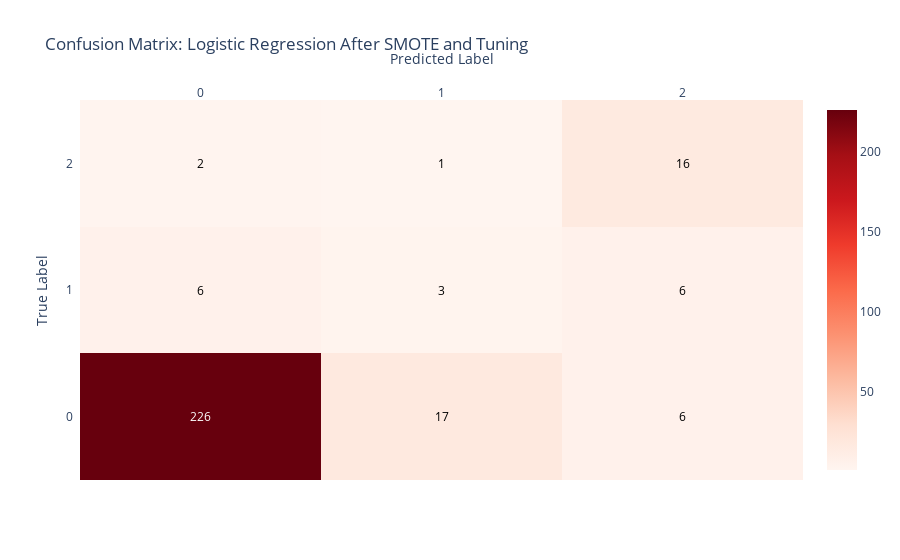

Notebook code cell kept with this figure:
### Code cell
import plotly.figure_factory as ff
from sklearn.metrics import confusion_matrix

# Ensure predictions are available
y_pred_tuned = best_model.predict(X_test_behavioral)

# Recreate the confusion matrix
conf_matrix_tuned = confusion_matrix(y_test_behavioral, y_pred_tuned)

# Define class labels explicitly as a list
class_labels = list(map(str, y_behavioral.unique()))  # Convert class labels to strings

# Create a confusion matrix heatmap using Plotly
conf_matrix_fig = ff.create_annotated_heatmap(
    z=conf_matrix_tuned,
    x=class_labels,  # Predicted labels
    y=class_labels,  # True labels
    annotation_text=conf_matrix_tuned.astype(str),
    colorscale='Reds',
    showscale=True
)

# Add titles and axis labels
conf_matrix_fig.update_layout(
    title="Confusion Matrix: Logistic Regression After SMOTE and Tuning",
    xaxis_title="Predicted Label",
    yaxis_title="True Label"
)

# Show the plot
conf_matrix_fig.show()

### Figure 1 — Plotly figure (JSON) as saved in the notebook; plotly's stock layout.template omitted (floating-point values rounded to 4 significant figures)
{"data": [{"colorscale": [[0, "rgb(255,245,240)"], [0.125, "rgb(254,224,210)"], [0.25, "rgb(252,187,161)"], [0.375, "rgb(252,146,114)"], [0.5, "rgb(251,106,74)"], [0.625, "rgb(239,59,44)"], [0.75, "rgb(203,24,29)"], [0.875, "rgb(165,15,21)"], [1, "rgb(103,0,13)"]], "reversescale": false, "showscale": true, "type": "heatmap", "x": ["0", "1", "2"], "y": ["0", "1", "2"], "z": [[226, 17, 6], [6, 3, 6], [2, 1, 16]]}], "layout": {"annotations": [{"font": {"color": "#FFFFFF"}, "showarrow": false, "text": "226", "x": "0", "xref": "x", "y": "0", "yref": "y"}, {"font": {"color": "#000000"}, "showarrow": false, "text": "17", "x": "1", "xref": "x", "y": "0", "yref": "y"}, {"font": {"color": "#000000"}, "showarrow": false, "text": "6", "x": "2", "xref": "x", "y": "0", "yref": "y"}, {"font": {"color": "#000000"}, "showarrow": false, "text": "6", "x": "0", "xref": "x", "y": "1", "yref": "y"}, {"font": {"color": "#000000"}, "showarrow": false, "text": "3", "x": "1", "xref": "x", "y": "1", "yref": "y"}, {"font": {"color": "#000000"}, "showarrow": false, "text": "6", "x": "2", "xref": "x", "y": "1", "yref": "y"}, {"font": {"color": "#000000"}, "showarrow": false, "text": "2", "x": "0", "xref": "x", "y": "2", "yref": "y"}, {"font": {"color": "#000000"}, "showarrow": false, "text": "1", "x": "1", "xref": "x", "y": "2", "yref": "y"}, {"font": {"color": "#000000"}, "showarrow": false, "text": "16", "x": "2", "xref": "x", "y": "2", "yref": "y"}], "title": {"text": "Confusion Matrix: Logistic Regression After SMOTE and Tuning"}, "xaxis": {"dtick": 1, "gridcolor": "rgb(0, 0, 0)", "side": "top", "ticks": "", "title": {"text": "Predicted Label"}}, "yaxis": {"dtick": 1, "ticks": "", "ticksuffix": "  ", "title": {"text": "True Label"}}}}
